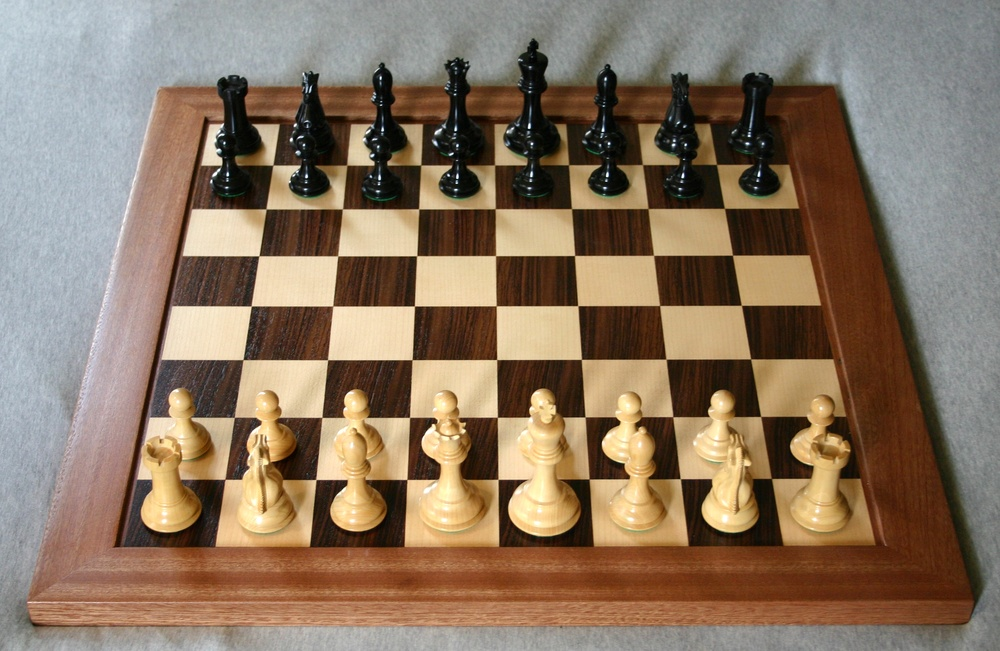
#> input picture files/opencv/object-detection/Chess_board.jpeg, 1000 x 651 px, shrunk from 2611 x 1699 before the run, found by its file name
$ python harriscornerdetection.py
#> lines starting #> are read from the running program, lines starting #| are printed output that depends on the picture; after the words box and inside, x2 and y2 are one past the last pixel; in counts of white or black regions, pixels touching at a corner belong together
import cv2 as cv
import numpy as np

# https://docs.opencv.org/3.4/dc/d0d/tutorial_py_features_harris.html

chess1 = cv.imread("files/opencv/object-detection/Chess_board.jpeg")
#> chess1 is the input picture: shape (651, 1000, 3); mean B, G, R 97.9, 117.7, 137.6
chess2 = cv.imread("files/opencv/object-detection/Chess_Board.png")
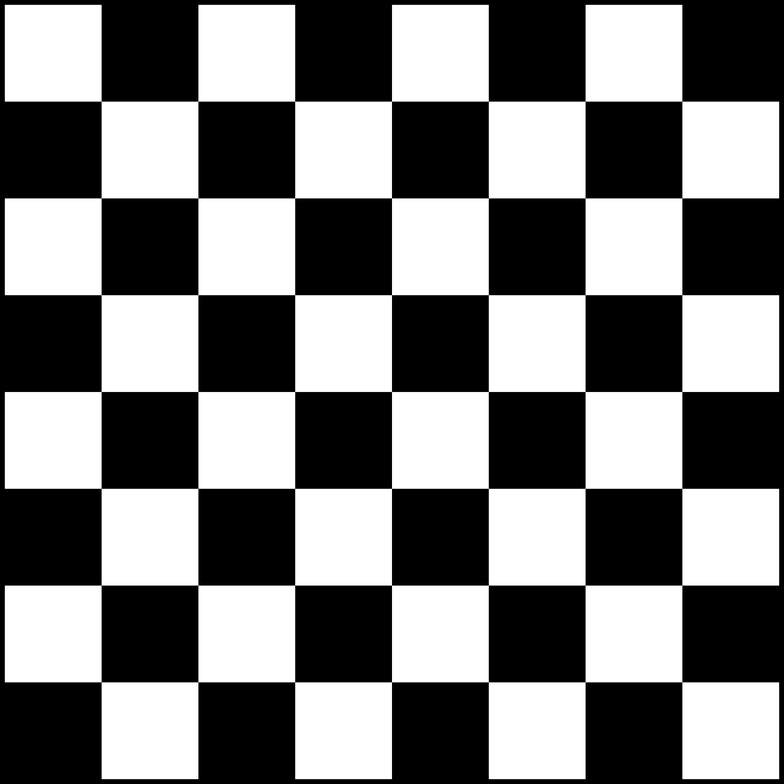
#> input picture files/opencv/object-detection/Chess_Board.png, 784 x 784 px, shrunk from 2048 x 2048 before the run, found by its file name
#> chess2 is the input picture: shape (784, 784, 3); min 0, max 255, mean 124.4
shape =cv.imread("files/opencv/object-detection/shape.jpeg")
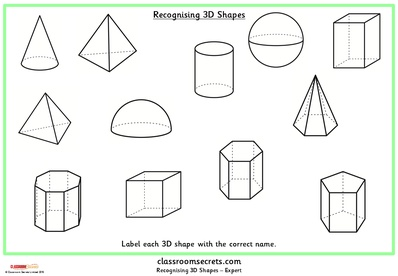
#> input picture files/opencv/object-detection/shape.jpeg, 398 x 276 px, shrunk from 1040 x 720 before the run, found by its file name
#> shape is the input picture: shape (276, 398, 3); mean B, G, R 241.2, 245.1, 241.8
cv.imshow("chess1",chess1)
cv.imshow("chess2",chess2)

gray1 = cv.cvtColor(chess1,cv.COLOR_BGR2GRAY)
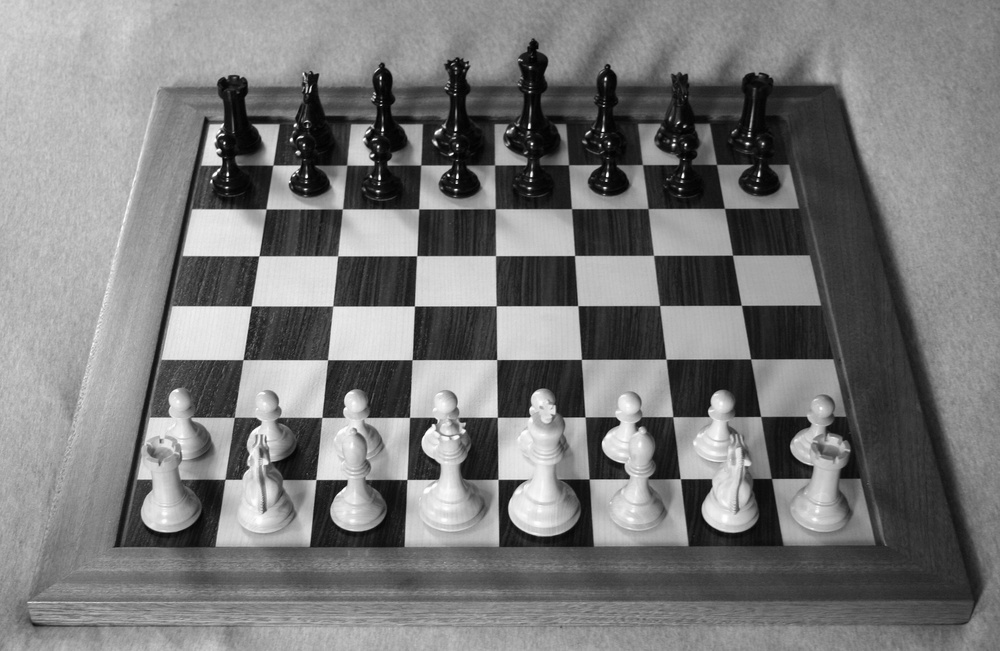
#> gray1: shape (651, 1000); min 1, max 255, mean 121.4
gray2 = cv.cvtColor(chess2,cv.COLOR_BGR2GRAY)
gray3 = cv.cvtColor(shape,cv.COLOR_BGR2GRAY)
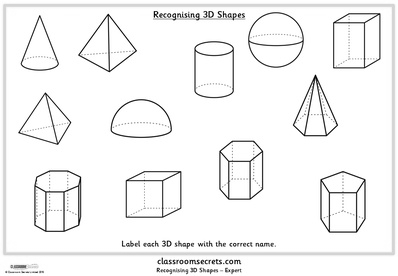
#> gray3: shape (276, 398); min 0, max 255, mean 243.7
gray1 = np.float32(gray1)
gray2 = np.float32(gray2)
gray3 = np.float32(gray3)

dst = cv.cornerHarris(gray3,blockSize=2,ksize=3,k=0.04)
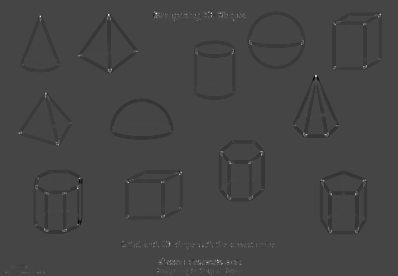
#> dst: shape (276, 398) float32; min -82919304, max 219912384, mean -826044.5; drawn with min black and max white

#result is dilated for marking the corners, not important
dst = cv.dilate(dst,None)
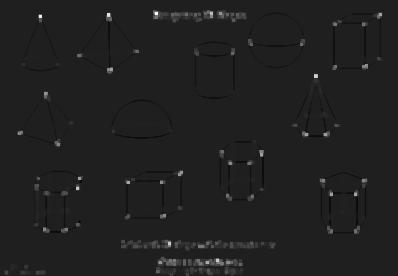
#> dst: shape (276, 398) float32; min -30946232, max 219912384, mean 1463743.4; drawn with min black and max white

# Threshold for an optimal value, it may vary depending on the image.
shape[dst>0.01*dst.max()]=[0,0,255]
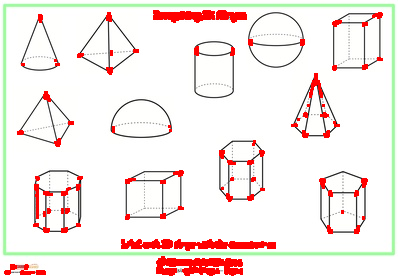
#> shape: shape (276, 398, 3); 5.35% of pixels changed, all inside (x1, y1, x2, y2) = (4, 10, 383, 276)

cv.imshow("result",shape)

if cv.waitKey(0) & 0xFF == ord('q'):
#> (key q is pressed here)
    cv.destroyAllWindows()
